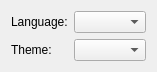
<?xml version="1.0" encoding="UTF-8"?>
<ui version="4.0">
 <class>Dialog</class>
 <widget class="QDialog" name="Dialog">
  <property name="geometry">
   <rect>
    <x>0</x>
    <y>0</y>
    <width>300</width>
    <height>120</height>
   </rect>
  </property>
  <property name="windowTitle">
   <string>Dialog</string>
  </property>
  <layout class="QGridLayout" name="gridLayout">
   <property name="sizeConstraint">
    <enum>QLayout::SetFixedSize</enum>
   </property>
   <item row="0" column="1">
    <widget class="QComboBox" name="langComboBox"/>
   </item>
   <item row="1" column="1">
    <widget class="QComboBox" name="themeComboBox"/>
   </item>
   <item row="0" column="0">
    <widget class="QLabel" name="langLabel">
     <property name="text">
      <string>Language:</string>
     </property>
    </widget>
   </item>
   <item row="1" column="0">
    <widget class="QLabel" name="themeLabel">
     <property name="text">
      <string>Theme:</string>
     </property>
    </widget>
   </item>
  </layout>
 </widget>
 <resources/>
 <connections/>
</ui>
